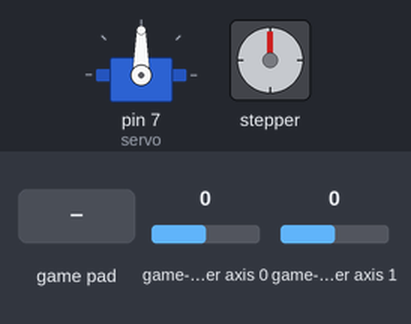
A program run on a simulated Raspberry Pi (header pin numbers). On the bench: servo, stepper motor. The test bench sets the inputs (shaded band); at power-on: game-controller axis 1 0, game-controller axis 0 0. The stepper is drawn at 2048 steps a turn; servo angles are drawn from the pulse width (0.5 ms = 0°, 2.5 ms = 180°). At 10.4 s the program stops and its outputs stay as they are.

Above: at 1.2 s.
1.3 s: game-controller axis 1 set to -1
At 1.45 s:
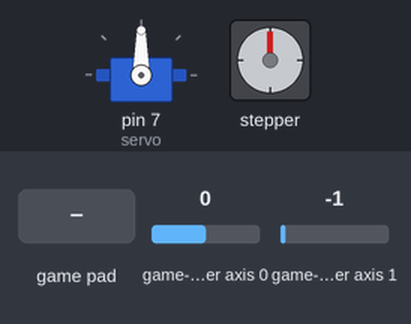
4.3 s: game-controller axis 0 set to -1
At 4.45 s:
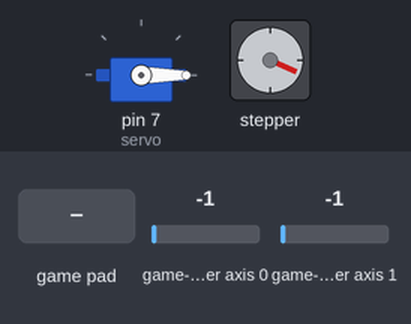
7.3 s: game-controller axis 0 set to -0.5
At 7.46 s:
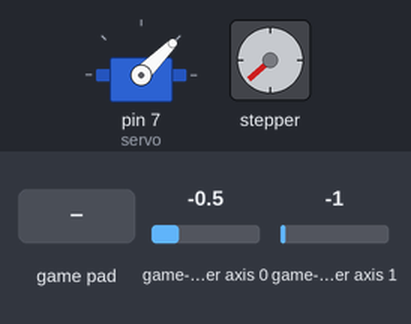
10.3 s: game-controller button 0 pressed
At 11.5 s:
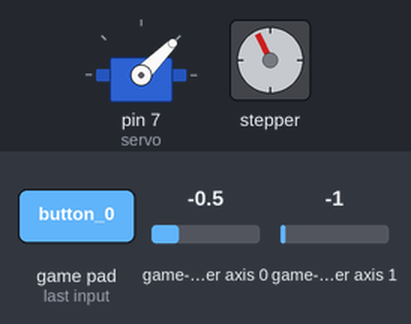
Timing chart, 0 to 11.9 s (numbered marks = the images above; inputs shaded):
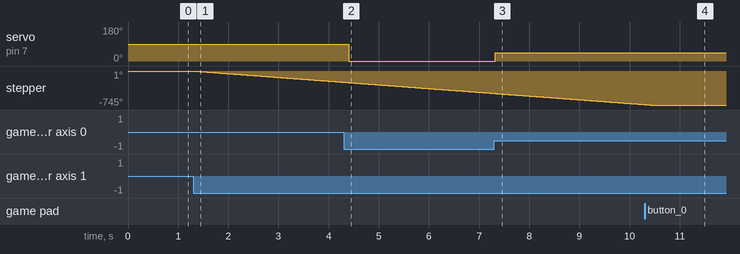

Measured:
- after the input at 1.3 s, stepper: keeps turning counter-clockwise at about 82°/s, starting at once
- after the input at 4.3 s, servo on pin 7 (servo): 90° → 0° after 0.10 s
- after the input at 7.3 s, servo on pin 7 (servo): 0° → 45° at once
- after the input at 10.3 s, stepper: goes on until 10.4 s, then stays -745°

The program:

rctoy.py
```python
import RPi.GPIO as GPIO
import time
import pygame


#initiate
GPIO.setmode(GPIO.BOARD)
GPIO.setup(7,GPIO.OUT)
servo = GPIO.PWM(7,50)

ControlPin = [11,12,13,16]

for pin in ControlPin:
	GPIO.setup(pin, GPIO.OUT)
	GPIO.output(pin,0)

seq = [ [1,1,0,0],
	[0,1,1,0],
	[0,0,1,1],
	[1,0,0,1]]

pygame.init()
controlFailed = 0
done = False
servo.start(7.5)

# Initialize the joysticks
pygame.joystick.init()

def initiateStepper():
	for pin in ControlPin:
		GPIO.setup(pin,GPIO.OUT)
		GPIO.output(pin,0)

# helper function
def leftOrRightHandler(axis):
	dutyCycleVal = (axis + 1.5) * 5
	servo.ChangeDutyCycle(dutyCycleVal)
#	print("leftRIGHT value {}".format(dutyCycleVal))


def forwardOrBackHandler(axis):
#        print("forward and back value {}".format(axis))
	initiateStepper()
	for i in range(int(abs(axis) * 20)):
		for fullstep in range(4):
			for pin in range(4):
				if (axis >= 0):
					GPIO.output(ControlPin[pin], seq[fullstep][pin])
				else:
					GPIO.output(ControlPin[pin], seq[3 - fullstep][pin])
			time.sleep(0.002)

# -------- Main Program Loop -----------
while done == False:

    # EVENT PROCESSING STEP
    for event in pygame.event.get(): # User did something
        if event.type == pygame.QUIT: # If user clicked close
            done=True # Flag that we are done so we exit this loop

        # Possible joystick actions: JOYAXISMOTION JOYBALLMOTION JOYBUTTONDOWN $
#        if event.type == pygame.JOYBUTTONDOWN:
#            print("Joystick button pressed.")
#        if event.type == pygame.JOYBUTTONUP:
#            print("Joystick button released.")


    # Get count of joysticks
    joystick_count = pygame.joystick.get_count()
#    print("joystick Count {}".format(joystick_count))

    #exit condition
    if(joystick_count == 0):
	if(controlFailed == 4):
		done = True
		break;
	else:
		controlFailed = controlFailed + 1
		time.sleep(5)
		pygame.joystick.quit()
    		pygame.joystick.init()
	# For each joystick:
    else:
	joystick = pygame.joystick.Joystick(0)
    	joystick.init()
        # Get the name from the OS for the controller/joystick
#        name = joystick.get_name()

        # Usually axis run in pairs, up/down for one, and left/right for
        # the other.
#        axes = joystick.get_numaxes()
#	for i in range( axes ):
#  	    axis = joystick.get_axis( i )
#            print("Axis {} value: {:>6.3f}".format(i, axis) )

    	leftOrRightaxis = joystick.get_axis(0)
        leftOrRightHandler(leftOrRightaxis)

	forwardOrBackaxis = joystick.get_axis(1)
	forwardOrBackHandler(forwardOrBackaxis)

#        buttons = joystick.get_numbuttons()

#        for i in range( buttons ):
#            button = joystick.get_button( i )

	if( joystick.get_button(0) == 1):
    	    done = True
#    time.sleep(1)
    time.sleep(0.01)
servo.stop()
GPIO.cleanup()
```
